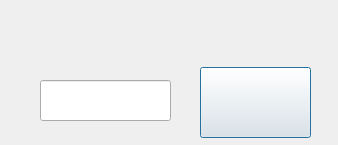
<?xml version="1.0" encoding="UTF-8"?>
<ui version="4.0">
 <class>Dialoglogin</class>
 <widget class="QDialog" name="Dialoglogin">
  <property name="geometry">
   <rect>
    <x>0</x>
    <y>0</y>
    <width>338</width>
    <height>145</height>
   </rect>
  </property>
  <property name="windowTitle">
   <string>植此青绿小游戏</string>
  </property>
  <widget class="QLineEdit" name="lineEdit">
   <property name="geometry">
    <rect>
     <x>40</x>
     <y>80</y>
     <width>131</width>
     <height>41</height>
    </rect>
   </property>
  </widget>
  <widget class="QPushButton" name="pushButton">
   <property name="geometry">
    <rect>
     <x>200</x>
     <y>67</y>
     <width>111</width>
     <height>71</height>
    </rect>
   </property>
   <property name="text">
    <string/>
   </property>
  </widget>
  <widget class="QLabel" name="labelbg">
   <property name="geometry">
    <rect>
     <x>0</x>
     <y>0</y>
     <width>338</width>
     <height>145</height>
    </rect>
   </property>
   <property name="text">
    <string/>
   </property>
  </widget>
  <widget class="QLabel" name="labeltitle">
   <property name="geometry">
    <rect>
     <x>-1</x>
     <y>-1</y>
     <width>341</width>
     <height>81</height>
    </rect>
   </property>
   <property name="text">
    <string/>
   </property>
  </widget>
  <zorder>labelbg</zorder>
  <zorder>lineEdit</zorder>
  <zorder>pushButton</zorder>
  <zorder>labeltitle</zorder>
 </widget>
 <resources/>
 <connections/>
</ui>
